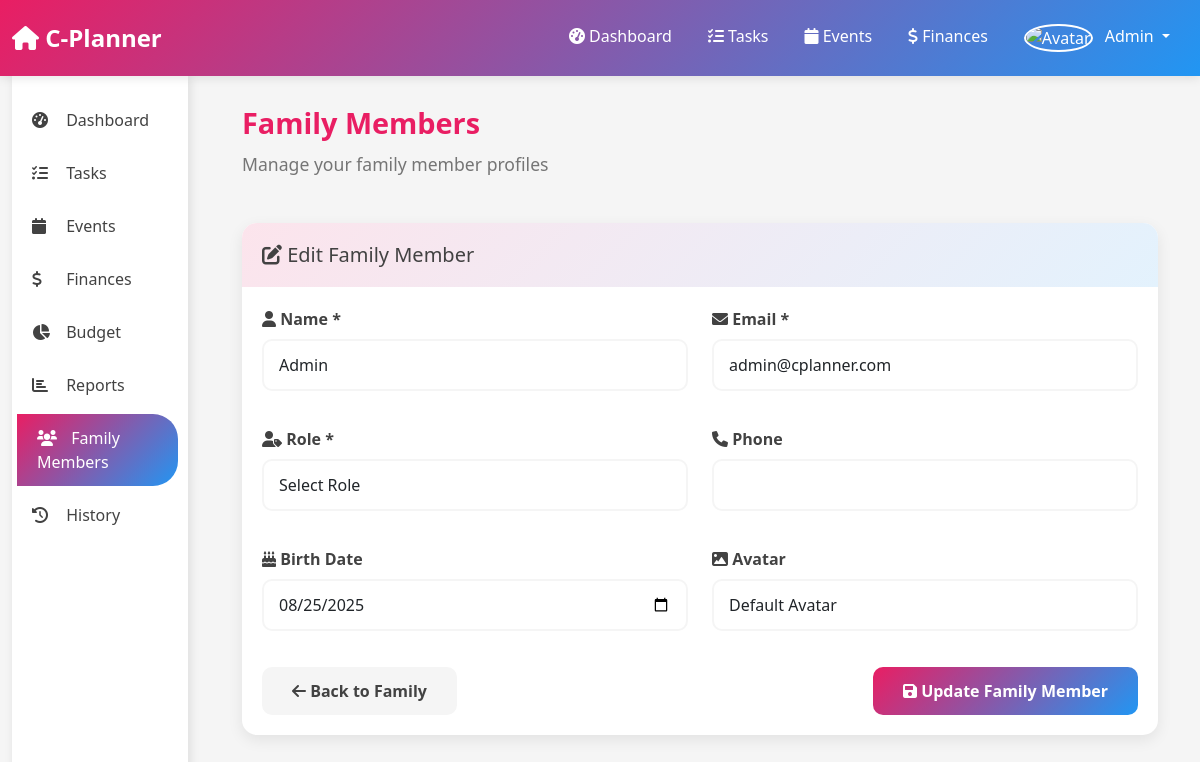
Screenshot of /family.php?action=edit&id=1 (signed in) with the database file from the repository.
### tables this page shows
CREATE TABLE users (
    id INT PRIMARY KEY AUTO_INCREMENT,
    name VARCHAR(100) NOT NULL,
    email VARCHAR(100) UNIQUE,
    password VARCHAR(255) NOT NULL,
    phone VARCHAR(20),
    birth_date DATE,
    role ENUM('Wife', 'Husband', 'Child') NOT NULL,
    avatar VARCHAR(255) DEFAULT 'default-avatar.png',
    created_at TIMESTAMP DEFAULT CURRENT_TIMESTAMP,
    updated_at TIMESTAMP DEFAULT CURRENT_TIMESTAMP ON UPDATE CURRENT_TIMESTAMP
);

### family.php (the view, shortened to what this page needs)
<?php
$database = new Database();
$db = $database->getConnection();
$action = $_GET['action'] ?? 'list';
$family_query = "SELECT * FROM users ORDER BY name";
$family_stmt = $db->query($family_query);
$family_members = $family_stmt->fetchAll(PDO::FETCH_ASSOC);
$edit_member = null;
if ($action == 'edit' && isset($_GET['id'])) {
    $edit_query = "SELECT * FROM users WHERE id = ?";
    $edit_stmt = $db->prepare($edit_query);
    $edit_stmt->execute([$_GET['id']]);
    $edit_member = $edit_stmt->fetch(PDO::FETCH_ASSOC);
}
include 'includes/header.php';
?>
<div class="page-header d-flex justify-content-between align-items-center">
    <div>
        <h1 class="page-title">Family Members</h1>
        <p class="page-subtitle">Manage your family member profiles</p>
    </div>
</div>
<?php if ($action == 'list'): ?>
    <div class="card">
        <div class="card-header">
            <h5 class="mb-0">
                <i class="fas fa-users"></i> Family Members (<?php echo count($family_members); ?>)
            </h5>
        </div>
        <div class="card-body">
            <?php if (empty($family_members)): ?>
                <p class="text-muted text-center">No family members found. Add your first family member!</p>
            <?php else: ?>
                <div class="table-responsive d-none d-md-block">
                    <table class="table table-hover">
                        <thead>
                            <tr>
                                <th>Avatar</th>
                                <th>Name</th>
                                <th>Email</th>
                                <th>Role</th>
                                <th>Phone</th>
                                <th>Birth Date</th>
                                <th>Actions</th>
                            </tr>
                        </thead>
                        <tbody>
                            <?php foreach ($family_members as $member): ?>
                                <tr>
                                    <td>
                                        <img src="assets/images/<?php echo $member['avatar']; ?>"
                                             alt="Avatar" class="user-avatar" style="width: 40px; height: 40px;">
                                    </td>
                                    <td>
                                        <strong><?php echo htmlspecialchars($member['name'] ?? ''); ?></strong>
                                        <?php if ($member['id'] == $_SESSION['user_id']): ?>
                                            <span class="badge badge-success">You</span>
                                        <?php endif; ?>
                                    </td>
                                    <td><?php echo htmlspecialchars($member['email'] ?? ''); ?></td>
                                    <td>
                                        <span class="badge badge-info"><?php echo $member['role']; ?></span>
                                    </td>
                                    <td><?php echo htmlspecialchars($member['phone'] ?? ''); ?></td>
                                    <td>
                                        <?php echo $member['birth_date'] ? date('M j, Y', strtotime($member['birth_date'])) : 'N/A'; ?>
                                    </td>
                                    <td>
                                        <div class="btn-group" role="group">
                                            <a href="?action=edit&id=<?php echo $member['id']; ?>"
                                               class="btn btn-sm btn-outline-primary">
                                                <i class="fas fa-edit"></i>
                                            </a>
                                            <?php if ($member['id'] != $_SESSION['user_id']): ?>
                                                <form method="POST" style="display: inline;" class="delete-btn">
                                                    <input type="hidden" name="action" value="delete">
                                                    <input type="hidden" name="user_id" value="<?php echo $member['id']; ?>">
                                                    <button type="submit" class="btn btn-sm btn-outline-danger">
                                                        <i class="fas fa-trash"></i>
                                                    </button>
                                                </form>
                                            <?php endif; ?>
                                        </div>
                                    </td>
                                </tr>
                            <?php endforeach; ?>
                        </tbody>
                    </table>
                </div>
                <div class="d-md-none">
                    <?php foreach ($family_members as $member): ?>
                        <div class="mobile-table-card mb-3">
                            <div class="card-header">
                                <div class="d-flex justify-content-between align-items-center">
                                    <div class="d-flex align-items-center">
                                        <img src="assets/images/<?php echo $member['avatar']; ?>"
                                             alt="Avatar" class="user-avatar me-2" style="width: 40px; height: 40px;">
                                        <div>
                                            <strong><?php echo htmlspecialchars($member['name'] ?? ''); ?></strong>
                                            <?php if ($member['id'] == $_SESSION['user_id']): ?>
                                                <span class="badge badge-success">You</span>
                                            <?php endif; ?>
                                        </div>
                                    </div>
                                    <div class="btn-group" role="group">
                                        <a href="?action=edit&id=<?php echo $member['id']; ?>"
                                           class="btn btn-sm btn-outline-primary">
                                            <i class="fas fa-edit"></i>
                                        </a>
                                        <?php if ($member['id'] != $_SESSION['user_id']): ?>
                                            <form method="POST" style="display: inline;" class="delete-btn">
                                                <input type="hidden" name="action" value="delete">
                                                <input type="hidden" name="user_id" value="<?php echo $member['id']; ?>">
                                                <button type="submit" class="btn btn-sm btn-outline-danger">
                                                    <i class="fas fa-trash"></i>
                                                </button>
                                            </form>
                                        <?php endif; ?>
                                    </div>
                                </div>
                            </div>
                            <div class="card-body">
                                <div class="mobile-table-item">
                                    <span class="mobile-table-label">Email:</span>
                                    <span class="mobile-table-value"><?php echo htmlspecialchars($member['email'] ?? ''); ?></span>
                                </div>
                                <div class="mobile-table-item">
                                    <span class="mobile-table-label">Role:</span>
                                    <span class="mobile-table-value"><?php echo $member['role']; ?></span>
                                </div>
                                <div class="mobile-table-item">
                                    <span class="mobile-table-label">Phone:</span>
                                    <span class="mobile-table-value"><?php echo htmlspecialchars($member['phone'] ?? ''); ?></span>
                                </div>
                                <div class="mobile-table-item">
                                    <span class="mobile-table-label">Birth Date:</span>
                                    <span class="mobile-table-value">
                                        <?php echo $member['birth_date'] ? date('M j, Y', strtotime($member['birth_date'])) : 'N/A'; ?>
                                    </span>
                                </div>
                            </div>
                        </div>
                    <?php endforeach; ?>
                </div>
            <?php endif; ?>
        </div>
    </div>
<?php elseif ($action == 'add' || $action == 'edit'): ?>
    <div class="card">
        <div class="card-header">
            <h5 class="mb-0">
                <i class="fas fa-<?php echo $action == 'add' ? 'plus' : 'edit'; ?>"></i>
                <?php echo $action == 'add' ? 'Add Family Member' : 'Edit Family Member'; ?>
            </h5>
        </div>
        <div class="card-body">
            <form method="POST" class="needs-validation" novalidate>
                <div class="row">
                    <div class="col-md-6 mb-3">
                        <div class="form-group">
                            <label for="name" class="form-label">
                                <i class="fas fa-user"></i> Name *
                            </label>
                            <input type="text" class="form-control" id="name" name="name"
                                   value="<?php echo $edit_member ? htmlspecialchars($edit_member['name'] ?? '') : ''; ?>"
                                   required>
                        </div>
                    </div>
                    <div class="col-md-6 mb-3">
                        <div class="form-group">
                            <label for="email" class="form-label">
                                <i class="fas fa-envelope"></i> Email *
                            </label>
                            <input type="email" class="form-control" id="email" name="email"
                                   value="<?php echo $edit_member ? htmlspecialchars($edit_member['email'] ?? '') : ''; ?>"
                                   required>
                        </div>
                    </div>
                </div>
                <div class="row">
                    <div class="col-md-6 mb-3">
                        <div class="form-group">
                            <label for="role" class="form-label">
                                <i class="fas fa-user-tag"></i> Role *
                            </label>
                            <select class="form-control" id="role" name="role" required>
                                <option value="">Select Role</option>
                            </select>
                        </div>
                    </div>
                    <div class="col-md-6 mb-3">
                        <div class="form-group">
                            <label for="phone" class="form-label">
                                <i class="fas fa-phone"></i> Phone
                            </label>
                            <input type="tel" class="form-control" id="phone" name="phone"
                                   value="<?php echo $edit_member ? htmlspecialchars($edit_member['phone'] ?? '') : ''; ?>">
                        </div>
                    </div>
                </div>
                <div class="row">
                    <div class="col-md-6 mb-3">
                        <div class="form-group">
                            <label for="birth_date" class="form-label">
                                <i class="fas fa-birthday-cake"></i> Birth Date
                            </label>
                            <input type="date" class="form-control" id="birth_date" name="birth_date"
                                   value="<?php echo $edit_member ? $edit_member['birth_date'] : ''; ?>">
                        </div>
                    </div>
                    <div class="col-md-6 mb-3">
                        <div class="form-group">
                            <label for="avatar" class="form-label">
                                <i class="fas fa-image"></i> Avatar
                            </label>
                            <select class="form-control" id="avatar" name="avatar">
                                <option value="default-avatar.png" <?php echo ($edit_member && $edit_member['avatar'] == 'default-avatar.png') ? 'selected' : ''; ?>>Default Avatar</option>
                            </select>
                        </div>
                    </div>
                </div>
                <div class="d-flex justify-content-between flex-wrap gap-2">
                    <a href="family.php" class="btn btn-secondary">
                        <i class="fas fa-arrow-left"></i> <span class="d-none d-sm-inline">Back to Family</span>
                    </a>
                    <button type="submit" class="btn btn-primary">
                        <i class="fas fa-save"></i>
                        <?php echo $action == 'add' ? 'Add Family Member' : 'Update Family Member'; ?>
                    </button>
                </div>
            </form>
        </div>
    </div>
<?php endif; ?>
<?php include 'includes/footer.php'; ?>

### assets/css/style.css (style rules this page uses)
:root { --primary-pink: #e91e63; --secondary-pink: #f8bbd9; --light-pink: #fce4ec; --primary-blue: #2196f3; --secondary-blue: #bbdefb; --light-blue: #e3f2fd; --dark-blue: #1976d2; --white: #ffffff; --light-gray: #f5f5f5; --gray: #757575; --dark-gray: #424242; --success: #4caf50; --warning: #ff9800; --danger: #f44336; --info: #00bcd4; }
* { margin: 0; padding: 0; box-sizing: border-box; }
body { font-family: 'Segoe UI', Tahoma, Geneva, Verdana, sans-serif; background: linear-gradient(135deg, var(--light-pink) 0%, var(--light-blue) 100%); min-height: 100vh; color: var(--dark-gray); overflow-x: hidden; }
.form-group { margin-bottom: 20px; text-align: left; }
.form-group label { display: block; margin-bottom: 8px; color: var(--dark-gray); font-weight: 600; }
.form-control { width: 100%; padding: 12px 15px; border: 2px solid var(--light-gray); border-radius: 10px; font-size: 16px; transition: all 0.3s ease; }
.btn { padding: 12px 30px; border: none; border-radius: 10px; font-size: 16px; font-weight: 600; cursor: pointer; transition: all 0.3s ease; text-decoration: none; display: inline-block; text-align: center; }
.btn-primary { background: linear-gradient(135deg, var(--primary-pink), var(--primary-blue)); color: var(--white); }
.btn-secondary { background: var(--light-gray); color: var(--dark-gray); }
.page-header { margin-bottom: 30px; }
.page-title { color: var(--primary-pink); font-size: 2rem; font-weight: bold; margin-bottom: 10px; }
.page-subtitle { color: var(--gray); font-size: 1.1rem; }
.card { background: var(--white); border-radius: 15px; box-shadow: 0 5px 15px rgba(0, 0, 0, 0.08); border: none; margin-bottom: 20px; overflow: hidden; }
.card-header { background: linear-gradient(135deg, var(--light-pink), var(--light-blue)); border-bottom: none; padding: 20px; font-weight: 600; color: var(--dark-gray); }
.card-body { padding: 20px; }
@media (max-width: 1200px) { .page-title { font-size: 1.8rem; } }

### rows the page displays
users: name "Admin", email "admin@cplanner.com", avatar "Default Avatar"

### other values shown
$_SESSION['user_name'] "Admin"
